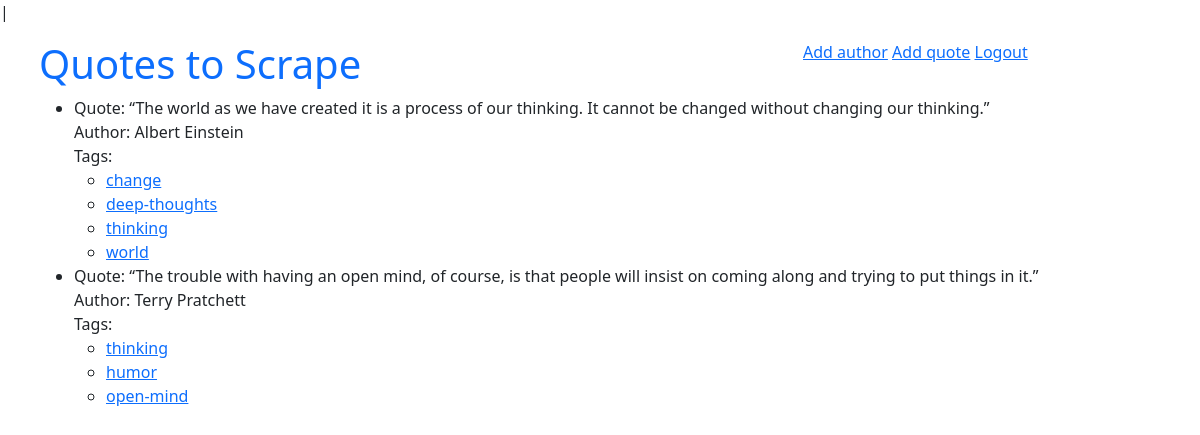
The page /tag/thinking/ (signed in) on the database its author committed.
### quotes/models.py (models this page shows)
class Quote(models.Model):
    tags = models.ManyToManyField(Tag)
    author = models.ForeignKey(Author, on_delete=models.CASCADE, default=None, null=True)
    quote = models.TextField()
    created_at = models.DateTimeField(auto_now_add=True)

class Author(models.Model):
    fullname = models.CharField(max_length=50)
    date_born = models.CharField(max_length=50)
    location_born = models.CharField(max_length=150)
    bio = models.TextField()
    created_at = models.DateTimeField(auto_now_add=True)

class Tag(models.Model):
    name = models.CharField(max_length=30, null=False, unique=True)

### quotes/views.py (the view)
# urls.py: path('tag/<str:tag>/', views.tag_quotes, name='tag_quotes')]
def tag_quotes(request, tag):
    quotes = Quote.objects.filter(tags__name=tag)
    return render(request, 'quotes/tag_quotes.html', context={'quotes': quotes})

### quotes/templates/quotes/tag_quotes.html
{% extends "quotes/base.html" %}
{% block content %}
<div>
    <ul>
        {% for quote in quotes %}
        <li>
            <div>
                <label>Quote:</label> {{ quote.quote }}
            </div>
            <div>
                <label>Author:</label> {{ quote.author.fullname }}
            </div>
            <div>
                <label>Tags:</label>
                <ul>
                    {% for tag in quote.tags.all %}
                    <li>
                        <a href="{% url 'quotes:tag_quotes' tag=tag.name %}">{{ tag.name }}</a>
                    </li>
                    {% endfor %}
                </ul>
            </div>
        </li>
        {% endfor %}
    </ul>
</div>
{% endblock %}

### rows shown on the page
Quote: quote "“The world as we have created it is a process of our thinking. It cannot be changed without changing our thinking.”", author.fullname "Albert Einstein"
Tag: name "change"
Tag: name "deep-thoughts"
Tag: name "thinking"
Tag: name "world"
Quote: quote "“The trouble with having an open mind, of course, is that people will insist on coming along and trying to put things in it.”", author.fullname "Terry Pratchett"
Tag: name "humor"
Tag: name "open-mind"
